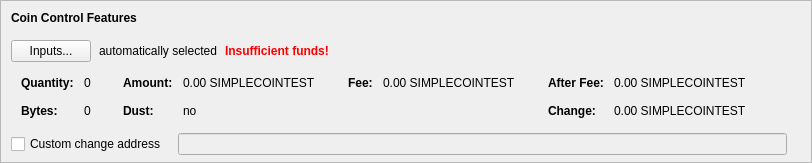
    <widget class="QFrame" name="frameCoinControl">
     <property name="sizePolicy">
      <sizepolicy hsizetype="Expanding" vsizetype="Expanding">
       <horstretch>0</horstretch>
       <verstretch>0</verstretch>
      </sizepolicy>
     </property>
     <property name="maximumSize">
      <size>
       <width>16777215</width>
       <height>16777215</height>
      </size>
     </property>
     <property name="frameShape">
      <enum>QFrame::StyledPanel</enum>
     </property>
     <property name="frameShadow">
      <enum>QFrame::Sunken</enum>
     </property>
     <layout class="QVBoxLayout" name="verticalLayoutCoinControl2">
      <property name="spacing">
       <number>0</number>
      </property>
      <property name="leftMargin">
       <number>0</number>
      </property>
      <property name="topMargin">
       <number>0</number>
      </property>
      <property name="rightMargin">
       <number>0</number>
      </property>
      <property name="bottomMargin">
       <number>6</number>
      </property>
      <item>
       <layout class="QVBoxLayout" name="verticalLayoutCoinControl" stretch="0,0,0,0,1">
        <property name="spacing">
         <number>0</number>
        </property>
        <property name="leftMargin">
         <number>10</number>
        </property>
        <property name="topMargin">
         <number>10</number>
        </property>
        <item>
         <layout class="QHBoxLayout" name="horizontalLayoutCoinControl1">
          <property name="bottomMargin">
           <number>15</number>
          </property>
          <item>
           <widget class="QLabel" name="labelCoinControlFeatures">
            <property name="sizePolicy">
             <sizepolicy hsizetype="Preferred" vsizetype="Maximum">
              <horstretch>0</horstretch>
              <verstretch>0</verstretch>
             </sizepolicy>
            </property>
            <property name="font">
             <font>
              <weight>75</weight>
              <bold>true</bold>
             </font>
            </property>
            <property name="styleSheet">
             <string notr="true">font-weight:bold;</string>
            </property>
            <property name="text">
             <string>Coin Control Features</string>
            </property>
           </widget>
          </item>
         </layout>
        </item>
        <item>
         <layout class="QHBoxLayout" name="horizontalLayoutCoinControl2" stretch="0,0,0,0">
          <property name="spacing">
           <number>8</number>
          </property>
          <property name="bottomMargin">
           <number>10</number>
          </property>
          <item>
           <widget class="QPushButton" name="pushButtonCoinControl">
            <property name="styleSheet">
             <string notr="true"/>
            </property>
            <property name="text">
             <string>Inputs...</string>
            </property>
            <property name="autoDefault">
             <bool>false</bool>
            </property>
           </widget>
          </item>
          <item>
           <widget class="QLabel" name="labelCoinControlAutomaticallySelected">
            <property name="text">
             <string>automatically selected</string>
            </property>
            <property name="margin">
             <number>5</number>
            </property>
           </widget>
          </item>
          <item>
           <widget class="QLabel" name="labelCoinControlInsuffFunds">
            <property name="font">
             <font>
              <weight>75</weight>
              <bold>true</bold>
             </font>
            </property>
            <property name="styleSheet">
             <string notr="true">color:red;font-weight:bold;</string>
            </property>
            <property name="text">
             <string>Insufficient funds!</string>
            </property>
            <property name="margin">
             <number>5</number>
            </property>
           </widget>
          </item>
          <item>
           <spacer name="horizontalSpacerCoinControl">
            <property name="orientation">
             <enum>Qt::Horizontal</enum>
            </property>
            <property name="sizeHint" stdset="0">
             <size>
              <width>40</width>
              <height>1</height>
             </size>
            </property>
           </spacer>
          </item>
         </layout>
        </item>
        <item>
         <widget class="QWidget" name="widgetCoinControl" native="true">
          <property name="sizePolicy">
           <sizepolicy hsizetype="Preferred" vsizetype="Preferred">
            <horstretch>0</horstretch>
            <verstretch>0</verstretch>
           </sizepolicy>
          </property>
          <property name="minimumSize">
           <size>
            <width>0</width>
            <height>0</height>
           </size>
          </property>
          <property name="styleSheet">
           <string notr="true"/>
          </property>
          <layout class="QHBoxLayout" name="horizontalLayoutCoinControl5">
           <property name="leftMargin">
            <number>0</number>
           </property>
           <property name="topMargin">
            <number>0</number>
           </property>
           <property name="rightMargin">
            <number>0</number>
           </property>
           <property name="bottomMargin">
            <number>0</number>
           </property>
           <item>
            <layout class="QHBoxLayout" name="horizontalLayoutCoinControl3" stretch="0,0,0,1">
             <property name="spacing">
              <number>20</number>
             </property>
             <property name="topMargin">
              <number>0</number>
             </property>
             <property name="bottomMargin">
              <number>10</number>
             </property>
             <item>
              <layout class="QFormLayout" name="formLayoutCoinControl1">
               <property name="horizontalSpacing">
                <number>10</number>
               </property>
               <property name="verticalSpacing">
                <number>14</number>
               </property>
               <property name="leftMargin">
                <number>10</number>
               </property>
               <property name="topMargin">
                <number>4</number>
               </property>
               <property name="rightMargin">
                <number>6</number>
               </property>
               <item row="0" column="0">
                <widget class="QLabel" name="labelCoinControlQuantityText">
                 <property name="font">
                  <font>
                   <weight>75</weight>
                   <bold>true</bold>
                  </font>
                 </property>
                 <property name="text">
                  <string>Quantity:</string>
                 </property>
                 <property name="margin">
                  <number>0</number>
                 </property>
                </widget>
               </item>
               <item row="0" column="1">
                <widget class="QLabel" name="labelCoinControlQuantity">
                 <property name="cursor">
                  <cursorShape>IBeamCursor</cursorShape>
                 </property>
                 <property name="contextMenuPolicy">
                  <enum>Qt::ActionsContextMenu</enum>
                 </property>
                 <property name="text">
                  <string notr="true">0</string>
                 </property>
                 <property name="margin">
                  <number>0</number>
                 </property>
                 <property name="textInteractionFlags">
                  <set>Qt::LinksAccessibleByMouse|Qt::TextSelectableByKeyboard|Qt::TextSelectableByMouse</set>
                 </property>
                </widget>
               </item>
               <item row="1" column="0">
                <widget class="QLabel" name="labelCoinControlBytesText">
                 <property name="font">
                  <font>
                   <weight>75</weight>
                   <bold>true</bold>
                  </font>
                 </property>
                 <property name="text">
                  <string>Bytes:</string>
                 </property>
                </widget>
               </item>
               <item row="1" column="1">
                <widget class="QLabel" name="labelCoinControlBytes">
                 <property name="cursor">
                  <cursorShape>IBeamCursor</cursorShape>
                 </property>
                 <property name="contextMenuPolicy">
                  <enum>Qt::ActionsContextMenu</enum>
                 </property>
                 <property name="text">
                  <string notr="true">0</string>
                 </property>
                 <property name="textInteractionFlags">
                  <set>Qt::LinksAccessibleByMouse|Qt::TextSelectableByKeyboard|Qt::TextSelectableByMouse</set>
                 </property>
                </widget>
               </item>
              </layout>
             </item>
             <item>
              <layout class="QFormLayout" name="formLayoutCoinControl2">
               <property name="horizontalSpacing">
                <number>10</number>
               </property>
               <property name="verticalSpacing">
                <number>14</number>
               </property>
               <property name="leftMargin">
                <number>6</number>
               </property>
               <property name="topMargin">
                <number>4</number>
               </property>
               <property name="rightMargin">
                <number>6</number>
               </property>
               <item row="0" column="0">
                <widget class="QLabel" name="labelCoinControlAmountText">
                 <property name="font">
                  <font>
                   <weight>75</weight>
                   <bold>true</bold>
                  </font>
                 </property>
                 <property name="text">
                  <string>Amount:</string>
                 </property>
                 <property name="margin">
                  <number>0</number>
                 </property>
                </widget>
               </item>
               <item row="0" column="1">
                <widget class="QLabel" name="labelCoinControlAmount">
                 <property name="cursor">
                  <cursorShape>IBeamCursor</cursorShape>
                 </property>
                 <property name="contextMenuPolicy">
                  <enum>Qt::ActionsContextMenu</enum>
                 </property>
                 <property name="text">
                  <string notr="true">0.00 SIMPLECOINTEST</string>
                 </property>
                 <property name="textInteractionFlags">
                  <set>Qt::LinksAccessibleByMouse|Qt::TextSelectableByKeyboard|Qt::TextSelectableByMouse</set>
                 </property>
                </widget>
               </item>
               <item row="1" column="0">
                <widget class="QLabel" name="labelCoinControlLowOutputText">
                 <property name="font">
                  <font>
                   <weight>75</weight>
                   <bold>true</bold>
                  </font>
                 </property>
                 <property name="text">
                  <string>Dust:</string>
                 </property>
                </widget>
               </item>
               <item row="1" column="1">
                <widget class="QLabel" name="labelCoinControlLowOutput">
                 <property name="cursor">
                  <cursorShape>IBeamCursor</cursorShape>
                 </property>
                 <property name="contextMenuPolicy">
                  <enum>Qt::ActionsContextMenu</enum>
                 </property>
                 <property name="text">
                  <string notr="true">no</string>
                 </property>
                 <property name="textInteractionFlags">
                  <set>Qt::LinksAccessibleByMouse|Qt::TextSelectableByKeyboard|Qt::TextSelectableByMouse</set>
                 </property>
                </widget>
               </item>
              </layout>
             </item>
             <item>
              <layout class="QFormLayout" name="formLayoutCoinControl3">
               <property name="horizontalSpacing">
                <number>10</number>
               </property>
               <property name="verticalSpacing">
                <number>14</number>
               </property>
               <property name="leftMargin">
                <number>6</number>
               </property>
               <property name="topMargin">
                <number>4</number>
               </property>
               <property name="rightMargin">
                <number>6</number>
               </property>
               <item row="0" column="0">
                <widget class="QLabel" name="labelCoinControlFeeText">
                 <property name="font">
                  <font>
                   <weight>75</weight>
                   <bold>true</bold>
                  </font>
                 </property>
                 <property name="text">
                  <string>Fee:</string>
                 </property>
                 <property name="margin">
                  <number>0</number>
                 </property>
                </widget>
               </item>
               <item row="0" column="1">
                <widget class="QLabel" name="labelCoinControlFee">
                 <property name="cursor">
                  <cursorShape>IBeamCursor</cursorShape>
                 </property>
                 <property name="contextMenuPolicy">
                  <enum>Qt::ActionsContextMenu</enum>
                 </property>
                 <property name="text">
                  <string notr="true">0.00 SIMPLECOINTEST</string>
                 </property>
                 <property name="textInteractionFlags">
                  <set>Qt::LinksAccessibleByMouse|Qt::TextSelectableByKeyboard|Qt::TextSelectableByMouse</set>
                 </property>
                </widget>
               </item>
             </layout>
             </item>
             <item>
              <layout class="QFormLayout" name="formLayoutCoinControl4">
               <property name="horizontalSpacing">
                <number>10</number>
               </property>
               <property name="verticalSpacing">
                <number>14</number>
               </property>
               <property name="leftMargin">
                <number>6</number>
               </property>
               <property name="topMargin">
                <number>4</number>
               </property>
               <property name="rightMargin">
                <number>6</number>
               </property>
               <item row="0" column="0">
                <widget class="QLabel" name="labelCoinControlAfterFeeText">
                 <property name="font">
                  <font>
                   <weight>75</weight>
                   <bold>true</bold>
                  </font>
                 </property>
                 <property name="text">
                  <string>After Fee:</string>
                 </property>
                 <property name="margin">
                  <number>0</number>
                 </property>
                </widget>
               </item>
               <item row="0" column="1">
                <widget class="QLabel" name="labelCoinControlAfterFee">
                 <property name="cursor">
                  <cursorShape>IBeamCursor</cursorShape>
                 </property>
                 <property name="contextMenuPolicy">
                  <enum>Qt::ActionsContextMenu</enum>
                 </property>
                 <property name="text">
                  <string notr="true">0.00 SIMPLECOINTEST</string>
                 </property>
                 <property name="textInteractionFlags">
                  <set>Qt::LinksAccessibleByMouse|Qt::TextSelectableByKeyboard|Qt::TextSelectableByMouse</set>
                 </property>
                </widget>
               </item>
               <item row="1" column="0">
                <widget class="QLabel" name="labelCoinControlChangeText">
                 <property name="font">
                  <font>
                   <weight>75</weight>
                   <bold>true</bold>
                  </font>
                 </property>
                 <property name="text">
                  <string>Change:</string>
                 </property>
                </widget>
               </item>
               <item row="1" column="1">
                <widget class="QLabel" name="labelCoinControlChange">
                 <property name="cursor">
                  <cursorShape>IBeamCursor</cursorShape>
                 </property>
                 <property name="contextMenuPolicy">
                  <enum>Qt::ActionsContextMenu</enum>
                 </property>
                 <property name="text">
                  <string notr="true">0.00 SIMPLECOINTEST</string>
                 </property>
                 <property name="textInteractionFlags">
                  <set>Qt::LinksAccessibleByMouse|Qt::TextSelectableByKeyboard|Qt::TextSelectableByMouse</set>
                 </property>
                </widget>
               </item>
              </layout>
             </item>
            </layout>
           </item>
          </layout>
         </widget>
        </item>
        <item>
         <layout class="QHBoxLayout" name="horizontalLayoutCoinControl4" stretch="0,0,0">
          <property name="spacing">
           <number>12</number>
          </property>
          <property name="sizeConstraint">
           <enum>QLayout::SetDefaultConstraint</enum>
          </property>
          <property name="topMargin">
           <number>5</number>
          </property>
          <property name="rightMargin">
           <number>5</number>
          </property>
          <item>
           <widget class="QCheckBox" name="checkBoxCoinControlChange">
            <property name="toolTip">
             <string>If this is activated, but the change address is empty or invalid, change will be sent to a newly generated address.</string>
            </property>
            <property name="text">
             <string>Custom change address</string>
            </property>
           </widget>
          </item>
          <item>
           <widget class="QValidatedLineEdit" name="lineEditCoinControlChange">
            <property name="enabled">
             <bool>false</bool>
            </property>
            <property name="sizePolicy">
             <sizepolicy hsizetype="Expanding" vsizetype="Fixed">
              <horstretch>0</horstretch>
              <verstretch>0</verstretch>
             </sizepolicy>
            </property>
           </widget>
          </item>
          <item>
           <widget class="QLabel" name="labelCoinControlChangeLabel">
            <property name="sizePolicy">
             <sizepolicy hsizetype="Preferred" vsizetype="Expanding">
              <horstretch>0</horstretch>
              <verstretch>0</verstretch>
             </sizepolicy>
            </property>
            <property name="minimumSize">
             <size>
              <width>0</width>
              <height>0</height>
             </size>
            </property>
            <property name="text">
             <string/>
            </property>
            <property name="margin">
             <number>3</number>
            </property>
           </widget>
          </item>
         </layout>
        </item>
        <item>
         <spacer name="verticalSpacerCoinControl">
          <property name="orientation">
           <enum>Qt::Vertical</enum>
          </property>
          <property name="sizeHint" stdset="0">
           <size>
            <width>800</width>
            <height>1</height>
           </size>
          </property>
         </spacer>
        </item>
       </layout>
      </item>
     </layout>
    </widget>
